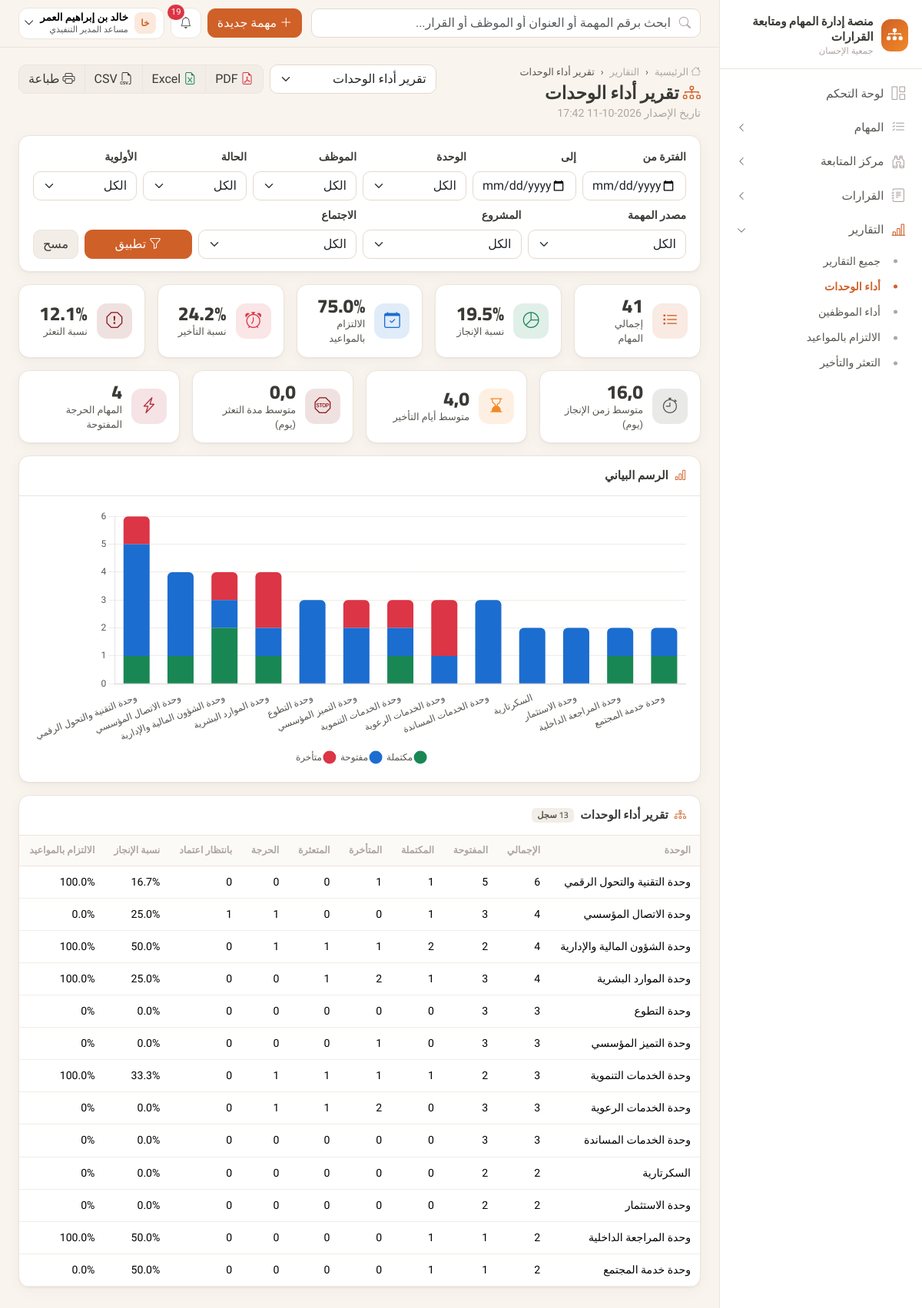
/reports/units/ (signed in), run on the app's committed database.
### apps/accounts/models.py (models this page shows, shortened)
class User(AbstractBaseUser, PermissionsMixin):
    email = models.EmailField("البريد الإلكتروني", unique=True)
    phone = models.CharField("رقم الجوال", max_length=20, unique=True, null=True, blank=True)
    full_name = models.CharField("الاسم الكامل", max_length=150)
    role = models.ForeignKey(Role, verbose_name="الدور", on_delete=models.PROTECT, null=True, related_name="users")
    is_active = models.BooleanField("الحساب نشط", default=True)
    is_staff = models.BooleanField(default=False)
    date_joined = models.DateTimeField(default=timezone.now)
    failed_login_count = models.PositiveSmallIntegerField(default=0)
    locked_until = models.DateTimeField(null=True, blank=True)
    otp_enabled = models.BooleanField("تفعيل التحقق الثنائي", default=False)
    must_change_password = models.BooleanField(default=False)
    objects = UserManager()
    USERNAME_FIELD = "email"
    EMAIL_FIELD = "email"
    REQUIRED_FIELDS = ["full_name"]
    class Meta:
        db_table = "users"
        verbose_name = "مستخدم"
        indexes = [models.Index(fields=["is_active"])]
    @cached_property
    def permission_codes(self):
        if not self.role_id:
            return frozenset()
        return frozenset(self.role.permissions.values_list("code", flat=True))

class Role(models.Model):
    code = models.CharField("الرمز", max_length=40, unique=True, choices=ROLES)
    name = models.CharField("الاسم", max_length=80)
    description = models.TextField("الوصف", blank=True)
    permissions = models.ManyToManyField(Permission, related_name="roles", blank=True, db_table="role_permissions")
    is_system = models.BooleanField(default=True)
    class Meta:
        db_table = "roles"
        verbose_name = "دور"

### apps/reports/views.py (the view)
# urls.py: path("<slug:key>/", views.report_view, name="report"),
@perm_required("reports.view")
def report_view(request, key):
    if key not in REPORTS:
        raise Http404
    filters = _filters(request)
    qs = selectors.visible_tasks(request.user)
    report = build_report(key, qs, filters)
    fmt = request.GET.get("export")
    if fmt in ("csv", "xlsx") and has_perm(request.user, "reports.export"):
        return export_csv(report) if fmt == "csv" else export_excel(report)
    ctx = {
        "report": report, "filters": filters, "reports": [(k, v[0], v[1]) for k, v in REPORTS.items()],
        "units": Unit.objects.all(), "employees": Employee.objects.order_by("full_name"),
        "statuses": Status.choices, "priorities": Priority.choices, "sources": Source.choices,
        "meetings": Meeting.objects.all(),
        "projects": Task.objects.exclude(project="").values_list("project", flat=True).distinct(),
        "chart": json.dumps(report.get("chart"), ensure_ascii=False) if report.get("chart") else None,
        "can_export": has_perm(request.user, "reports.export"),
        "print_mode": request.GET.get("print") == "1",
    }
    template = "reports/print.html" if ctx["print_mode"] else "reports/report.html"
    return render(request, template, ctx)

### apps/core/branding.py (called while the page is built)
def get_org():
    return get_setting("organization")

### apps/core/context_processors.py (called while the page is built)
def platform(request):
    org = get_org()
    ctx = {
        "ORG": org,
        "PLATFORM_NAME": org.get("platform_name") or "منصة إدارة المهام ومتابعة القرارات",
        "ORG_NAME": org.get("name"),
        "ORG_SHORT": org.get("short_name") or org.get("name"),
    }
    user = getattr(request, "user", None)
    if user and user.is_authenticated:
        from apps.notifications.models import Notification
        unread = Notification.objects.filter(recipient=user, is_read=False)
        ctx.update({
            "menu": build_menu(request),
            "unread_count": unread.count(),
            "latest_notifications": Notification.objects.filter(recipient=user).select_related("task")[:6],
            "current_employee": getattr(user, "employee", None),
        })
    return ctx

### apps/core/menu.py (called while the page is built)
def _visible(item, user):
    if item.get("perm") and not has_perm(user, item["perm"]):
        return False
    if item.get("needs_employee") and not getattr(user, "employee", None):
        return False
    return True

### apps/core/permissions.py (called while the page is built)
def has_perm(user, code):
    if not user or not user.is_authenticated or not user.is_active:
        return False
    if user.is_superuser:
        return True
    return code in user.permission_codes

def perm_required(*codes, any_of=False):
    def decorator(view):
        @wraps(view)
        def wrapper(request, *args, **kwargs):
            if not request.user.is_authenticated:
                from django.contrib.auth.views import redirect_to_login
                return redirect_to_login(request.get_full_path())
            checks = [has_perm(request.user, c) for c in codes]
            if (any_of and not any(checks)) or (not any_of and not all(checks)):
                raise PermissionDenied("ليس لديك صلاحية للوصول إلى هذه الصفحة")
            return view(request, *args, **kwargs)
        return wrapper
    return decorator

### apps/core/templatetags/ui.py (called while the page is built)
@register.filter
def can(user, code):
    return has_perm(user, code)

@register.filter
def initials(name):
    parts = (name or "").split()
    if not parts:
        return "؟"
    return parts[0][:1] + (parts[-1][:1] if len(parts) > 1 else "")

@register.filter
def since(dt):
    if not dt:
        return "—"
    delta = timezone.now() - dt
    if delta.days >= 1:
        return f"منذ {delta.days} يوم"
    hours = delta.seconds // 3600
    if hours:
        return f"منذ {hours} ساعة"
    minutes = delta.seconds // 60
    return f"منذ {minutes} دقيقة" if minutes else "الآن"

### templates/reports/report.html (shortened to what this page needs)
{% extends "base.html" %}
{% load ui %}
{% block breadcrumbs %}<li class="breadcrumb-item"><a href="{% url 'reports:index' %}">التقارير</a></li><li class="breadcrumb-item active">{{ report.title }}</li>{% endblock %}
{% block page_title %}<i class="bi {{ report.icon }} text-brand"></i> {{ report.title }}{% endblock %}
{% block page_sub %}تاريخ الإصدار {% now "Y-m-d H:i" %}{% endblock %}
{% block page_actions %}
  <select class="form-select w-auto" onchange="location=this.value">{% for k, t, i in reports %}<option value="{% url 'reports:report' k %}?{{ request.GET.urlencode }}" {% if k == report.key %}selected{% endif %}>{{ t }}</option>{% endfor %}</select>
  {% if can_export %}
  <div class="btn-group">
    <a class="btn btn-soft" href="?{% qs_replace print='1' %}" target="_blank" title="فتح نسخة الطباعة ثم اختيار «حفظ كـ PDF»"><i class="bi bi-file-earmark-pdf text-danger"></i> PDF</a>
    <a class="btn btn-soft" href="?{% qs_replace export='xlsx' %}"><i class="bi bi-file-earmark-excel text-success"></i> Excel</a>
    <a class="btn btn-soft" href="?{% qs_replace export='csv' %}"><i class="bi bi-filetype-csv"></i> CSV</a>
    <a class="btn btn-soft" href="?{% qs_replace print='1' %}" target="_blank"><i class="bi bi-printer"></i> طباعة</a>
  </div>
  {% endif %}
{% endblock %}
{% block content %}
<div class="card mb-3 no-print"><div class="card-body">
  <form class="row g-2 align-items-end">
    <div class="col-6 col-md-2"><label class="form-label small">الفترة من</label><input type="date" name="date_from" class="form-control" value="{{ request.GET.date_from }}"></div>
    <div class="col-6 col-md-2"><label class="form-label small">إلى</label><input type="date" name="date_to" class="form-control" value="{{ request.GET.date_to }}"></div>
    <div class="col-6 col-md-2"><label class="form-label small">الوحدة</label><select name="unit" class="form-select"><option value="">الكل</option></select></div>
    <div class="col-6 col-md-2"><label class="form-label small">الموظف</label><select name="employee" class="form-select"><option value="">الكل</option></select></div>
    <div class="col-6 col-md-2"><label class="form-label small">الحالة</label><select name="status" class="form-select"><option value="">الكل</option></select></div>
    <div class="col-6 col-md-2"><label class="form-label small">الأولوية</label><select name="priority" class="form-select"><option value="">الكل</option></select></div>
    <div class="col-6 col-md-3"><label class="form-label small">مصدر المهمة</label><select name="source" class="form-select"><option value="">الكل</option></select></div>
    <div class="col-6 col-md-3"><label class="form-label small">المشروع</label><select name="project" class="form-select"><option value="">الكل</option></select></div>
    <div class="col-6 col-md-3"><label class="form-label small">الاجتماع</label><select name="meeting" class="form-select"><option value="">الكل</option></select></div>
    <div class="col-6 col-md-3 d-flex gap-2"><button class="btn btn-brand flex-fill"><i class="bi bi-funnel"></i> تطبيق</button><a href="{{ request.path }}" class="btn btn-soft">مسح</a></div>
  </form>
</div></div>
{% include "reports/_body.html" %}
{% endblock %}
{% block scripts %}{% if chart %}<script>renderChart("reportChart", {{ chart|safe }});</script>{% endif %}{% endblock %}

### templates/base.html (shortened to what this page needs)
{% load static ui %}<!doctype html>
<html lang="ar" dir="rtl">
<head>
  <link rel="stylesheet" href="https://cdn.jsdelivr.net/npm/bootstrap@5.3.3/dist/css/bootstrap.rtl.min.css">
  <link rel="stylesheet" href="https://cdn.jsdelivr.net/npm/bootstrap-icons@1.11.3/font/bootstrap-icons.min.css">
  <link rel="stylesheet" href="https://cdn.jsdelivr.net/npm/tom-select@2.3.1/dist/css/tom-select.bootstrap5.min.css">
  <link rel="stylesheet" href="{% static 'css/app.css' %}">
</head>
<body>
{% block body %}
<div class="app-shell">
  <aside class="sidebar" aria-label="القائمة الرئيسية">
    <div class="brand-box">
      {% if ORG.logo %}<img src="{% url 'branding_logo' %}" alt="" style="width:42px;height:42px;object-fit:contain;border-radius:10px">{% else %}<div class="brand-logo"><i class="bi bi-diagram-3-fill"></i></div>{% endif %}
      <div>
        <div class="brand-title">{{ PLATFORM_NAME }}</div>
        <div class="brand-sub">{{ ORG_SHORT }}</div>
      </div>
    </div>
    <nav>
      {% for item in menu %}
        {% if item.children %}
          <button class="nav-group-btn {% if item.active %}active{% endif %}" data-bs-toggle="collapse" data-bs-target="#nav-{{ forloop.counter }}" aria-expanded="{% if item.active %}true{% else %}false{% endif %}">
            <i class="bi {{ item.icon }}"></i><span>{{ item.label }}</span><i class="bi bi-chevron-left chev"></i>
          </button>
          <div class="collapse {% if item.active %}show{% endif %}" id="nav-{{ forloop.counter }}">
            <div class="nav-sub">
              {% for c in item.children %}<a href="{{ c.url }}" class="{% if c.active %}active{% endif %}">{{ c.label }}</a>{% endfor %}
            </div>
          </div>
        {% else %}
          <a class="nav-item-link {% if item.active %}active{% endif %}" href="{{ item.url }}"><i class="bi {{ item.icon }}"></i><span>{{ item.label }}</span></a>
        {% endif %}
      {% endfor %}
    </nav>
  </aside>
  <div class="main">
    <header class="topbar">
      <form class="search" action="{% url 'tasks:search' %}" method="get" role="search">
        <i class="bi bi-search"></i>
        <input class="form-control" type="search" name="q" value="{{ request.GET.q|default:'' }}" placeholder="ابحث برقم المهمة أو العنوان أو الموظف أو القرار...">
      </form>
      <div class="ms-auto d-flex align-items-center gap-2">
        {% if user|can:"tasks.create" %}
        <a href="{% url 'tasks:create' %}" class="btn btn-brand d-none d-md-inline-flex align-items-center gap-1"><i class="bi bi-plus-lg"></i> مهمة جديدة</a>
        {% endif %}
        <div class="dropdown">
          <button class="top-icon" data-bs-toggle="dropdown" aria-label="التنبيهات" data-unread-url="{% url 'notifications:unread_count' %}">
            <i class="bi bi-bell"></i>{% if unread_count %}<span class="dot">{{ unread_count }}</span>{% endif %}
          </button>
        </div>
        <div class="dropdown">
          <button class="user-chip" data-bs-toggle="dropdown">
            <span class="avatar sm">{{ user.full_name|initials }}</span>
            <span class="d-none d-sm-block text-start lh-sm">
              <span class="d-block small fw-semibold">{{ user.full_name }}</span>
              <span class="d-block text-muted" style="font-size:.7rem">{{ user.role.name|default:"—" }}</span>
            </span>
            <i class="bi bi-chevron-down small"></i>
          </button>
        </div>
      </div>
    </header>
    <main class="content">
      <div class="page-head">
        <div>
          <nav aria-label="breadcrumb"><ol class="breadcrumb">
            <li class="breadcrumb-item"><a href="{% url 'dashboard:home' %}"><i class="bi bi-house"></i> الرئيسية</a></li>
            {% block breadcrumbs %}{% endblock %}
          </ol></nav>
          <h1>{% block page_title %}{% endblock %}</h1>
          <div class="sub">{% block page_sub %}{% endblock %}</div>
        </div>
        <div class="d-flex gap-2 flex-wrap no-print">{% block page_actions %}{% endblock %}</div>
      </div>
      {% block content %}{% endblock %}
    </main>
  </div>
</div>
{% endblock %}
<div class="toast-container position-fixed bottom-0 start-0 p-3">
</div>
{% block scripts %}{% endblock %}
</body>
</html>

### data on the page
User: full_name|initials "خا", full_name "خالد بن إبراهيم العمر", role.name "مساعد المدير التنفيذي"

### other printed values
{{ PLATFORM_NAME }} "منصة إدارة المهام ومتابعة القرارات"
{{ ORG_SHORT }} "جمعية الإحسان"
{{ item.label }} "لوحة التحكم"
{{ item.label }} "المهام" "مركز المتابعة" "القرارات" "التقارير"
{{ c.label }} "جميع التقارير" "أداء الوحدات" "أداء الموظفين" "الالتزام بالمواعيد" "التعثر والتأخير"
{{ unread_count }} "19"
{{ report.title }} "تقرير أداء الوحدات"
{{ value }} "41 19.5% 75.0% 24.2% 12.1% 16,0 4,0 0,0 4"
{{ label }} "إجمالي المهام نسبة الإنجاز الالتزام بالمواعيد نسبة التأخير نسبة التعثر متوسط زمن الإنجاز (يوم) متوسط أيام التأخير متوسط مدة التعثر (يوم) المهام الحرجة المفتوحة"
{{ report.rows|length }} "13"
{{ c }} "الوحدة" "الإجمالي" "المفتوحة" "المكتملة" "المتأخرة" "المتعثرة" "الحرجة" "بانتظار اعتماد" "نسبة الإنجاز" "الالتزام بالمواعيد"
{{ cell }} "وحدة التقنية والتحول الرقمي" "6" "5" "1" "1" "0" "0" "0" "16.7%" "100.0%" "وحدة الاتصال المؤسسي" "4" "3" "1" "0" "0" "1" "1" "25.0%" "0.0%" "وحدة الشؤون المالية والإدارية" "4" "2" "2" "1" "1" "1" "0" "50.0%" "100.0%" "وحدة الموارد البشرية" "4" "3" "1" "2" "1" "0" "0" "25.0%" "100.0%" "وحدة التطوع" "3" "3" "0" "0" "0" "0" "0" "0.0%" "0%" "وحدة التميز المؤسسي" "3" "3" "0" "1" "0" "0" "0" "0.0%" "0%" "وحدة الخدمات التنموية" "3" "2" "1" "1" "1" "1" "0" "33.3%" "100.0%" "وحدة الخدمات الرعوية" "3" "3" "0" "2" "1" "1" "0" "0.0%" "0%" "وحدة الخدمات المساندة" "3" "3" "0" "0" "0" "0" "0" "0.0%" "0%" "السكرتارية" "2" "2" "0" "0" "0" "0" "0" "0.0%" "0%" "وحدة الاستثمار" "2" "2" "0" "0" "0" "0" "0" "0.0%" "0%" "وحدة المراجعة الداخلية" "2" "1" "1" "0" "0" "0" "0" "50.0%" "100.0%" "وحدة خدمة المجتمع" "2" "1" "1" "0" "0" "0" "0" "50.0%" "0.0%"
form field value "تقرير أداء الوحدات"
